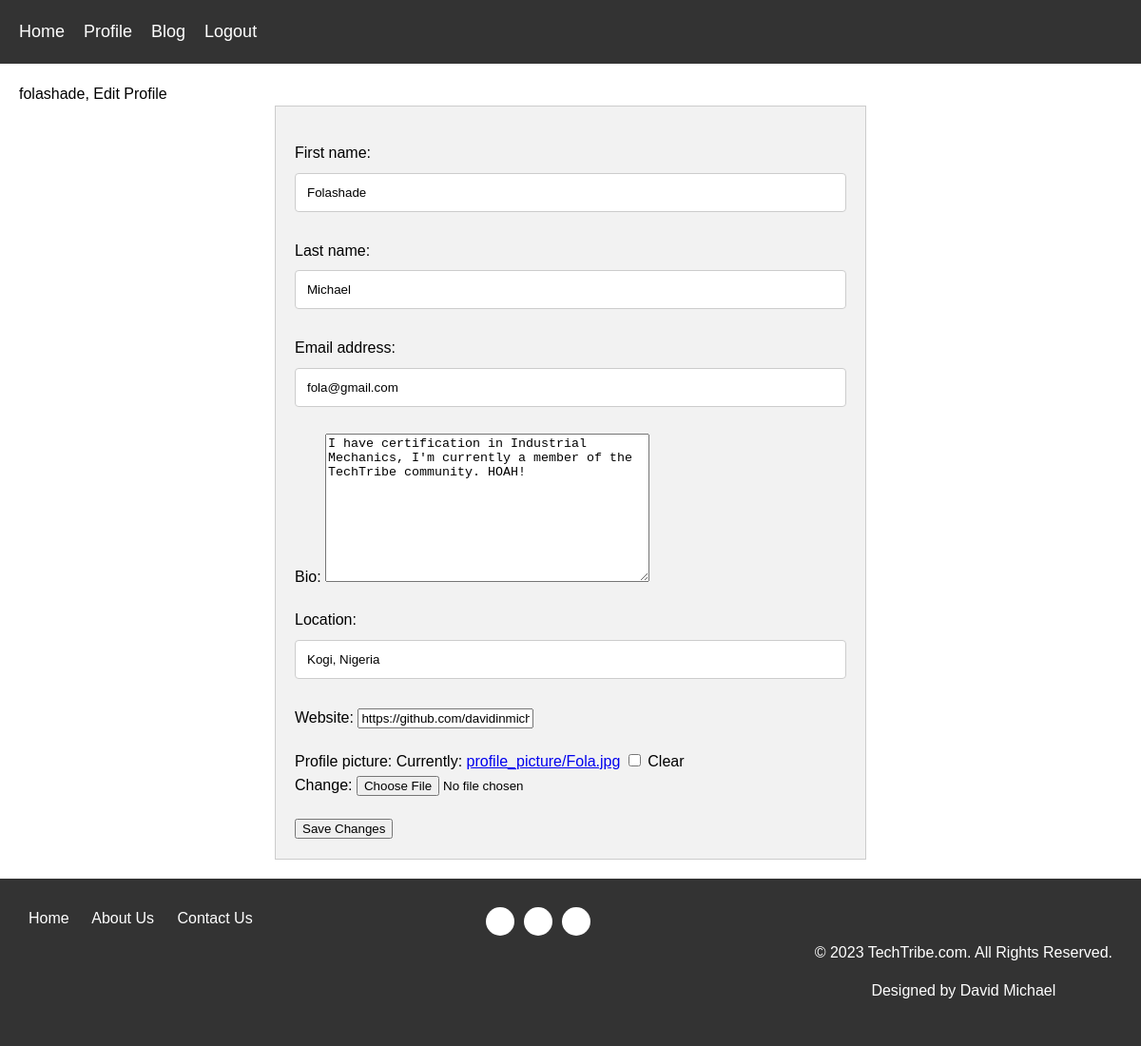
Before: /editprofile/ (signed in) with the older database file.
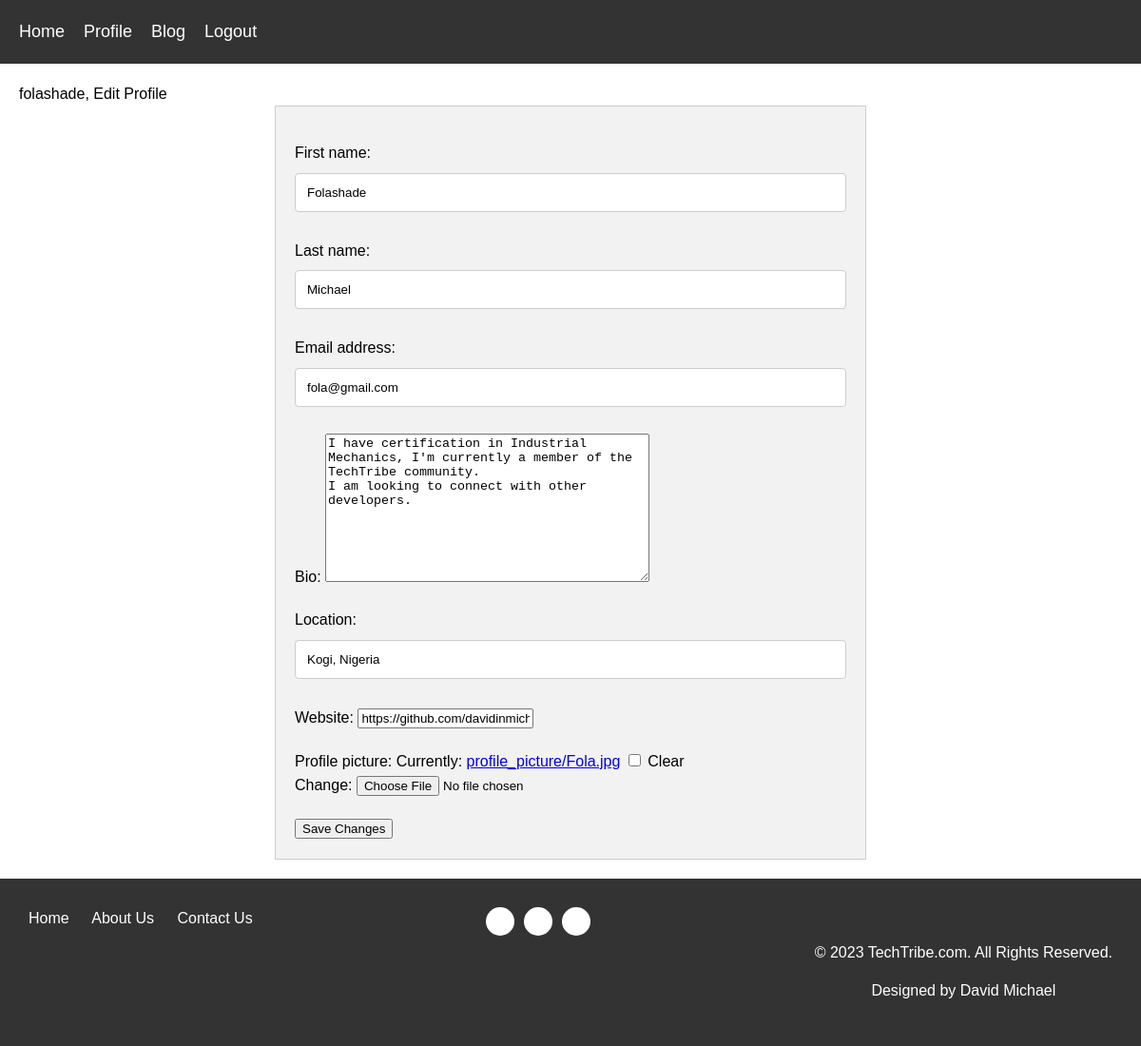
After: the same page with the newer database file.
### account/models.py (models this page shows, shortened)
class Profile(models.Model):
    user = models.OneToOneField(User, on_delete=models.CASCADE)
    full_name = models.CharField(max_length=100)
    profile_picture = models.ImageField(upload_to="profile_picture/", blank=True)
    bio = models.TextField(blank=True)
    website = models.URLField(blank=True)
    location = models.CharField(max_length=30, blank=True)

### account/views.py (the view)
# urls.py: path("editprofile/", register_view.edit_profile, name="edit_profile"),
@login_required
def edit_profile(request):
    user = request.user
    profile = user.profile
    if request.method == 'POST':
        user_form = UserForm(request.POST, instance=user)
        profile_form = ProfileForm(request.POST, request.FILES, instance=profile)
        if user_form.is_valid() and profile_form.is_valid():
            user_form.save()
            profile_form.save()
            messages.success(request, 'Your profile has been updated.')
            return redirect(reverse("profile", args=[user.username]))
    else:
        user_form = UserForm(instance=user)
        profile_form = ProfileForm(instance=profile)
    context = {
        'user_form': user_form,
        'profile_form': profile_form,
    }
    return render(request, 'account/editprofile.html', context)

### account/forms.py
class UserForm(forms.ModelForm):
    class Meta:
        model = User
        fields = ('first_name', 'last_name', 'email')

class ProfileForm(forms.ModelForm):
    class Meta:
        model = Profile
        fields = ('bio', "location", "website", 'profile_picture')

### account/templates/account/editprofile.html (shortened to what this page needs)
{% extends 'base.html' %}
{% block content %}
  <div class="row justify-content-center mt-5">
    <div class="col-md-8">
      <div class="card">
        <div class="card-header">{{ user.username }}, Edit Profile</div>
        <div class="card-body">
          <form method="POST" enctype="multipart/form-data">
            {{ user_form.as_p }}
            {{ profile_form.as_p }}
            <button type="submit" class="btn btn-primary mt-3">Save Changes</button>
          </form>
        </div>
      </div>
    </div>
  </div>
{% endblock %}

Changed rows visible on the page:
changed Profile "Kogi, Nigeria": bio "I have certification in Industrial Mechanics, I'm currently a member of the TechTribe community. HOAH!" → "I have certification in Industrial Mechanics, I'm currently a member of the TechTribe community. I am looking to connect with other developers."
